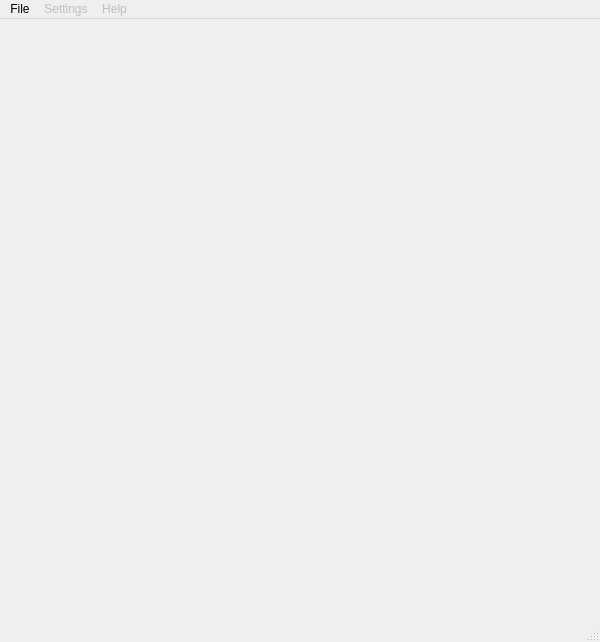
<?xml version="1.0" encoding="UTF-8"?>
<ui version="4.0">
 <class>FontEditor</class>
 <widget class="QMainWindow" name="FontEditor">
  <property name="geometry">
   <rect>
    <x>0</x>
    <y>0</y>
    <width>600</width>
    <height>642</height>
   </rect>
  </property>
  <property name="minimumSize">
   <size>
    <width>600</width>
    <height>642</height>
   </size>
  </property>
  <property name="maximumSize">
   <size>
    <width>600</width>
    <height>642</height>
   </size>
  </property>
  <property name="windowTitle">
   <string>FontEditor</string>
  </property>
  <property name="styleSheet">
   <string notr="true"/>
  </property>
  <widget class="Canvas" name="canvas">
   <property name="minimumSize">
    <size>
     <width>600</width>
     <height>600</height>
    </size>
   </property>
   <property name="styleSheet">
    <string notr="true"/>
   </property>
  </widget>
  <widget class="QMenuBar" name="menubar">
   <property name="geometry">
    <rect>
     <x>0</x>
     <y>0</y>
     <width>600</width>
     <height>20</height>
    </rect>
   </property>
   <widget class="QMenu" name="menuFile">
    <property name="title">
     <string>File</string>
    </property>
    <addaction name="actionNew"/>
    <addaction name="actionLoad"/>
    <addaction name="actionSave"/>
   </widget>
   <widget class="QMenu" name="menuSettings">
    <property name="enabled">
     <bool>false</bool>
    </property>
    <property name="title">
     <string>Settings</string>
    </property>
   </widget>
   <widget class="QMenu" name="menuHelp">
    <property name="enabled">
     <bool>false</bool>
    </property>
    <property name="title">
     <string>Help</string>
    </property>
   </widget>
   <addaction name="menuFile"/>
   <addaction name="menuSettings"/>
   <addaction name="menuHelp"/>
  </widget>
  <widget class="QStatusBar" name="statusbar"/>
  <action name="actionNew">
   <property name="text">
    <string>New</string>
   </property>
  </action>
  <action name="actionLoad">
   <property name="text">
    <string>Load</string>
   </property>
  </action>
  <action name="actionSave">
   <property name="text">
    <string>Save</string>
   </property>
  </action>
 </widget>
 <customwidgets>
  <customwidget>
   <class>Canvas</class>
   <extends>QWidget</extends>
   <header location="global">apps/FontEditor/Canvas.hpp</header>
   <container>1</container>
  </customwidget>
 </customwidgets>
 <resources/>
 <connections/>
</ui>
